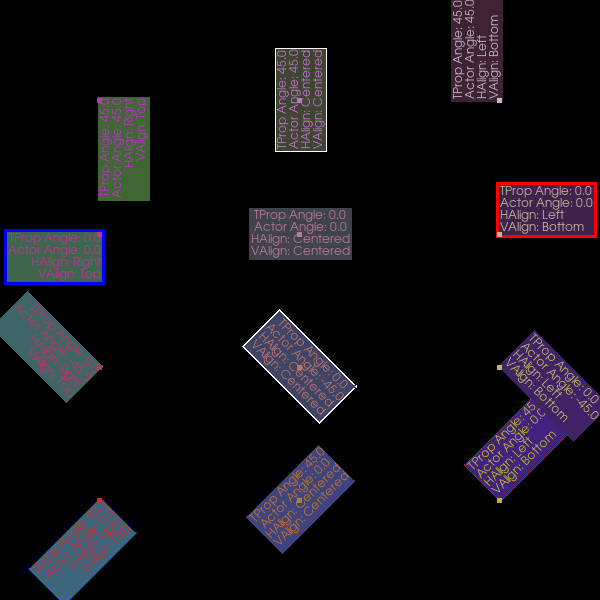

The Python source for this figure:
#!/usr/bin/env python

# Test vtkTextActor with various alignments, orientations, frames, and edge cases.

import vtkmodules.vtkInteractionStyle  # noqa: F401
import vtkmodules.vtkRenderingFreeType  # noqa: F401
import vtkmodules.vtkRenderingOpenGL2  # noqa: F401

from vtkmodules.vtkCommonCore import vtkPoints, vtkUnsignedCharArray
from vtkmodules.vtkCommonDataModel import vtkCellArray, vtkPolyData
from vtkmodules.vtkRenderingCore import (
    vtkActor2D,
    vtkPolyDataMapper2D,
    vtkRenderWindow,
    vtkRenderWindowInteractor,
    vtkRenderer,
    vtkTextActor,
)

width = 600
height = 600

# Anchor points polydata
anchors = vtkPolyData()
anchor_points = vtkPoints()
anchors.SetPoints(anchor_points)
anchor_verts = vtkCellArray()
anchors.SetVerts(anchor_verts)
anchor_colors = vtkUnsignedCharArray()
anchor_colors.SetNumberOfComponents(4)
anchors.GetCellData().SetScalars(anchor_colors)

# Row 0, Col 0: TProp orientation=45, Right/Top
actor_0_0 = vtkTextActor()
actor_0_0.GetTextProperty().SetOrientation(45)
actor_0_0.GetTextProperty().SetJustificationToRight()
actor_0_0.GetTextProperty().SetVerticalJustificationToTop()
actor_0_0.GetTextProperty().SetColor(0.75, 0.20, 0.20)
actor_0_0.GetTextProperty().SetBackgroundColor(0.25, 0.40, 0.50)
actor_0_0.GetTextProperty().SetBackgroundOpacity(1.0)
actor_0_0.SetPosition(100, 100)
actor_0_0.GetTextProperty().SetFrame(True)
actor_0_0.GetTextProperty().SetFrameColor(0.0, 0.0, 1.0)
actor_0_0.GetTextProperty().SetFrameWidth(1)
actor_0_0.SetInput("TProp Angle: 45.0\nActor Angle: 0.0\nHAlign: Right\nVAlign: Top")
pt_id = anchor_points.InsertNextPoint(100, 100, 0.0)
anchor_verts.InsertNextCell(1, [pt_id])
anchor_colors.InsertNextTuple4(191, 51, 51, 255)

# Row 0, Col 1: TProp orientation=45, Centered/Centered
actor_0_1 = vtkTextActor()
actor_0_1.GetTextProperty().SetOrientation(45)
actor_0_1.GetTextProperty().SetJustificationToCentered()
actor_0_1.GetTextProperty().SetVerticalJustificationToCentered()
actor_0_1.GetTextProperty().SetColor(0.75, 0.46, 0.20)
actor_0_1.GetTextProperty().SetBackgroundColor(0.25, 0.27, 0.50)
actor_0_1.GetTextProperty().SetBackgroundOpacity(1.0)
actor_0_1.SetPosition(300, 100)
actor_0_1.GetTextProperty().SetFrame(False)
actor_0_1.GetTextProperty().SetFrameColor(1.0, 1.0, 1.0)
actor_0_1.GetTextProperty().SetFrameWidth(1)
actor_0_1.SetInput("TProp Angle: 45.0\nActor Angle: 0.0\nHAlign: Centered\nVAlign: Centered")
pt_id = anchor_points.InsertNextPoint(300, 100, 0.0)
anchor_verts.InsertNextCell(1, [pt_id])
anchor_colors.InsertNextTuple4(191, 117, 51, 255)

# Row 0, Col 2: TProp orientation=45, Left/Bottom
actor_0_2 = vtkTextActor()
actor_0_2.GetTextProperty().SetOrientation(45)
actor_0_2.GetTextProperty().SetJustificationToLeft()
actor_0_2.GetTextProperty().SetVerticalJustificationToBottom()
actor_0_2.GetTextProperty().SetColor(0.75, 0.72, 0.20)
actor_0_2.GetTextProperty().SetBackgroundColor(0.25, 0.14, 0.50)
actor_0_2.GetTextProperty().SetBackgroundOpacity(1.0)
actor_0_2.SetPosition(500, 100)
actor_0_2.GetTextProperty().SetFrame(True)
actor_0_2.GetTextProperty().SetFrameColor(1.0, 0.0, 0.0)
actor_0_2.GetTextProperty().SetFrameWidth(1)
actor_0_2.SetInput("TProp Angle: 45.0\nActor Angle: 0.0\nHAlign: Left\nVAlign: Bottom")
pt_id = anchor_points.InsertNextPoint(500, 100, 0.0)
anchor_verts.InsertNextCell(1, [pt_id])
anchor_colors.InsertNextTuple4(191, 183, 51, 255)

# Row 1, Col 0: Actor orientation=-45, Right/Top
actor_1_0 = vtkTextActor()
actor_1_0.SetOrientation(-45)
actor_1_0.GetTextProperty().SetJustificationToRight()
actor_1_0.GetTextProperty().SetVerticalJustificationToTop()
actor_1_0.GetTextProperty().SetColor(0.75, 0.20, 0.40)
actor_1_0.GetTextProperty().SetBackgroundColor(0.25, 0.40, 0.40)
actor_1_0.GetTextProperty().SetBackgroundOpacity(1.0)
actor_1_0.SetPosition(100, 233)
actor_1_0.GetTextProperty().SetFrame(False)
actor_1_0.GetTextProperty().SetFrameColor(0.0, 0.0, 1.0)
actor_1_0.GetTextProperty().SetFrameWidth(2)
actor_1_0.SetInput("TProp Angle: 0.0\nActor Angle: -45.0\nHAlign: Right\nVAlign: Top")
pt_id = anchor_points.InsertNextPoint(100, 233, 0.0)
anchor_verts.InsertNextCell(1, [pt_id])
anchor_colors.InsertNextTuple4(191, 51, 102, 255)

# Row 1, Col 1: Actor orientation=-45, Centered/Centered
actor_1_1 = vtkTextActor()
actor_1_1.SetOrientation(-45)
actor_1_1.GetTextProperty().SetJustificationToCentered()
actor_1_1.GetTextProperty().SetVerticalJustificationToCentered()
actor_1_1.GetTextProperty().SetColor(0.75, 0.46, 0.40)
actor_1_1.GetTextProperty().SetBackgroundColor(0.25, 0.27, 0.40)
actor_1_1.GetTextProperty().SetBackgroundOpacity(1.0)
actor_1_1.SetPosition(300, 233)
actor_1_1.GetTextProperty().SetFrame(True)
actor_1_1.GetTextProperty().SetFrameColor(1.0, 1.0, 1.0)
actor_1_1.GetTextProperty().SetFrameWidth(2)
actor_1_1.SetInput("TProp Angle: 0.0\nActor Angle: -45.0\nHAlign: Centered\nVAlign: Centered")
pt_id = anchor_points.InsertNextPoint(300, 233, 0.0)
anchor_verts.InsertNextCell(1, [pt_id])
anchor_colors.InsertNextTuple4(191, 117, 102, 255)

# Row 1, Col 2: Actor orientation=-45, Left/Bottom
actor_1_2 = vtkTextActor()
actor_1_2.SetOrientation(-45)
actor_1_2.GetTextProperty().SetJustificationToLeft()
actor_1_2.GetTextProperty().SetVerticalJustificationToBottom()
actor_1_2.GetTextProperty().SetColor(0.75, 0.72, 0.40)
actor_1_2.GetTextProperty().SetBackgroundColor(0.25, 0.14, 0.40)
actor_1_2.GetTextProperty().SetBackgroundOpacity(1.0)
actor_1_2.SetPosition(500, 233)
actor_1_2.GetTextProperty().SetFrame(False)
actor_1_2.GetTextProperty().SetFrameColor(1.0, 0.0, 0.0)
actor_1_2.GetTextProperty().SetFrameWidth(2)
actor_1_2.SetInput("TProp Angle: 0.0\nActor Angle: -45.0\nHAlign: Left\nVAlign: Bottom")
pt_id = anchor_points.InsertNextPoint(500, 233, 0.0)
anchor_verts.InsertNextCell(1, [pt_id])
anchor_colors.InsertNextTuple4(191, 183, 102, 255)

# Row 2, Col 0: No orientation, Right/Top
actor_2_0 = vtkTextActor()
actor_2_0.GetTextProperty().SetJustificationToRight()
actor_2_0.GetTextProperty().SetVerticalJustificationToTop()
actor_2_0.GetTextProperty().SetColor(0.75, 0.20, 0.60)
actor_2_0.GetTextProperty().SetBackgroundColor(0.25, 0.40, 0.30)
actor_2_0.GetTextProperty().SetBackgroundOpacity(1.0)
actor_2_0.SetPosition(100, 366)
actor_2_0.GetTextProperty().SetFrame(True)
actor_2_0.GetTextProperty().SetFrameColor(0.0, 0.0, 1.0)
actor_2_0.GetTextProperty().SetFrameWidth(3)
actor_2_0.SetInput("TProp Angle: 0.0\nActor Angle: 0.0\nHAlign: Right\nVAlign: Top")
pt_id = anchor_points.InsertNextPoint(100, 366, 0.0)
anchor_verts.InsertNextCell(1, [pt_id])
anchor_colors.InsertNextTuple4(191, 51, 153, 255)

# Row 2, Col 1: No orientation, Centered/Centered
actor_2_1 = vtkTextActor()
actor_2_1.GetTextProperty().SetJustificationToCentered()
actor_2_1.GetTextProperty().SetVerticalJustificationToCentered()
actor_2_1.GetTextProperty().SetColor(0.75, 0.46, 0.60)
actor_2_1.GetTextProperty().SetBackgroundColor(0.25, 0.27, 0.30)
actor_2_1.GetTextProperty().SetBackgroundOpacity(1.0)
actor_2_1.SetPosition(300, 366)
actor_2_1.GetTextProperty().SetFrame(False)
actor_2_1.GetTextProperty().SetFrameColor(1.0, 1.0, 1.0)
actor_2_1.GetTextProperty().SetFrameWidth(3)
actor_2_1.SetInput("TProp Angle: 0.0\nActor Angle: 0.0\nHAlign: Centered\nVAlign: Centered")
pt_id = anchor_points.InsertNextPoint(300, 366, 0.0)
anchor_verts.InsertNextCell(1, [pt_id])
anchor_colors.InsertNextTuple4(191, 117, 153, 255)

# Row 2, Col 2: No orientation, Left/Bottom
actor_2_2 = vtkTextActor()
actor_2_2.GetTextProperty().SetJustificationToLeft()
actor_2_2.GetTextProperty().SetVerticalJustificationToBottom()
actor_2_2.GetTextProperty().SetColor(0.75, 0.72, 0.60)
actor_2_2.GetTextProperty().SetBackgroundColor(0.25, 0.14, 0.30)
actor_2_2.GetTextProperty().SetBackgroundOpacity(1.0)
actor_2_2.SetPosition(500, 366)
actor_2_2.GetTextProperty().SetFrame(True)
actor_2_2.GetTextProperty().SetFrameColor(1.0, 0.0, 0.0)
actor_2_2.GetTextProperty().SetFrameWidth(3)
actor_2_2.SetInput("TProp Angle: 0.0\nActor Angle: 0.0\nHAlign: Left\nVAlign: Bottom")
pt_id = anchor_points.InsertNextPoint(500, 366, 0.0)
anchor_verts.InsertNextCell(1, [pt_id])
anchor_colors.InsertNextTuple4(191, 183, 153, 255)

# Row 3, Col 0: TProp orientation=45 + Actor orientation=45, Right/Top
actor_3_0 = vtkTextActor()
actor_3_0.GetTextProperty().SetOrientation(45)
actor_3_0.SetOrientation(45)
actor_3_0.GetTextProperty().SetJustificationToRight()
actor_3_0.GetTextProperty().SetVerticalJustificationToTop()
actor_3_0.GetTextProperty().SetColor(0.75, 0.20, 0.80)
actor_3_0.GetTextProperty().SetBackgroundColor(0.25, 0.40, 0.20)
actor_3_0.GetTextProperty().SetBackgroundOpacity(1.0)
actor_3_0.SetPosition(100, 500)
actor_3_0.GetTextProperty().SetFrame(False)
actor_3_0.GetTextProperty().SetFrameColor(0.0, 0.0, 1.0)
actor_3_0.GetTextProperty().SetFrameWidth(1)
actor_3_0.SetInput("TProp Angle: 45.0\nActor Angle: 45.0\nHAlign: Right\nVAlign: Top")
pt_id = anchor_points.InsertNextPoint(100, 500, 0.0)
anchor_verts.InsertNextCell(1, [pt_id])
anchor_colors.InsertNextTuple4(191, 51, 204, 255)

# Row 3, Col 1: TProp orientation=45 + Actor orientation=45, Centered/Centered
actor_3_1 = vtkTextActor()
actor_3_1.GetTextProperty().SetOrientation(45)
actor_3_1.SetOrientation(45)
actor_3_1.GetTextProperty().SetJustificationToCentered()
actor_3_1.GetTextProperty().SetVerticalJustificationToCentered()
actor_3_1.GetTextProperty().SetColor(0.75, 0.46, 0.80)
actor_3_1.GetTextProperty().SetBackgroundColor(0.25, 0.27, 0.20)
actor_3_1.GetTextProperty().SetBackgroundOpacity(1.0)
actor_3_1.SetPosition(300, 500)
actor_3_1.GetTextProperty().SetFrame(True)
actor_3_1.GetTextProperty().SetFrameColor(1.0, 1.0, 1.0)
actor_3_1.GetTextProperty().SetFrameWidth(1)
actor_3_1.SetInput("TProp Angle: 45.0\nActor Angle: 45.0\nHAlign: Centered\nVAlign: Centered")
pt_id = anchor_points.InsertNextPoint(300, 500, 0.0)
anchor_verts.InsertNextCell(1, [pt_id])
anchor_colors.InsertNextTuple4(191, 117, 204, 255)

# Row 3, Col 2: TProp orientation=45 + Actor orientation=45, Left/Bottom
actor_3_2 = vtkTextActor()
actor_3_2.GetTextProperty().SetOrientation(45)
actor_3_2.SetOrientation(45)
actor_3_2.GetTextProperty().SetJustificationToLeft()
actor_3_2.GetTextProperty().SetVerticalJustificationToBottom()
actor_3_2.GetTextProperty().SetColor(0.75, 0.72, 0.80)
actor_3_2.GetTextProperty().SetBackgroundColor(0.25, 0.14, 0.20)
actor_3_2.GetTextProperty().SetBackgroundOpacity(1.0)
actor_3_2.SetPosition(500, 500)
actor_3_2.GetTextProperty().SetFrame(False)
actor_3_2.GetTextProperty().SetFrameColor(1.0, 0.0, 0.0)
actor_3_2.GetTextProperty().SetFrameWidth(1)
actor_3_2.SetInput("TProp Angle: 45.0\nActor Angle: 45.0\nHAlign: Left\nVAlign: Bottom")
pt_id = anchor_points.InsertNextPoint(500, 500, 0.0)
anchor_verts.InsertNextCell(1, [pt_id])
anchor_colors.InsertNextTuple4(191, 183, 204, 255)

# Anchor actor
anchor_mapper = vtkPolyDataMapper2D()
anchor_mapper.SetInputData(anchors)
anchor_actor = vtkActor2D()
anchor_actor.SetMapper(anchor_mapper)
anchor_actor.GetProperty().SetPointSize(5)

# Empty text actors (edge cases)
null_input_actor = vtkTextActor()
null_input_actor.SetInput(None)

empty_input_actor = vtkTextActor()
empty_input_actor.SetInput("")

space_actor = vtkTextActor()
space_actor.SetInput(" ")

tab_actor = vtkTextActor()
tab_actor.SetInput("\t")

newline_actor = vtkTextActor()
newline_actor.SetInput("\n")

# Renderer
renderer = vtkRenderer()
renderer.SetBackground(0.0, 0.0, 0.0)
renderer.AddViewProp(actor_0_0)
renderer.AddViewProp(actor_0_1)
renderer.AddViewProp(actor_0_2)
renderer.AddViewProp(actor_1_0)
renderer.AddViewProp(actor_1_1)
renderer.AddViewProp(actor_1_2)
renderer.AddViewProp(actor_2_0)
renderer.AddViewProp(actor_2_1)
renderer.AddViewProp(actor_2_2)
renderer.AddViewProp(actor_3_0)
renderer.AddViewProp(actor_3_1)
renderer.AddViewProp(actor_3_2)
renderer.AddViewProp(anchor_actor)
renderer.AddViewProp(null_input_actor)
renderer.AddViewProp(empty_input_actor)
renderer.AddViewProp(space_actor)
renderer.AddViewProp(tab_actor)
renderer.AddViewProp(newline_actor)

# Window
render_window = vtkRenderWindow()
render_window.AddRenderer(renderer)
render_window.SetWindowName("text actor")
render_window.SetMultiSamples(0)
render_window.SetSize(width, height)

# Interactor
interactor = vtkRenderWindowInteractor()
interactor.SetRenderWindow(render_window)

# Scene
renderer.GetActiveCamera().SetPosition(0, 0, 400)
renderer.GetActiveCamera().SetFocalPoint(0, 0, 0)
renderer.GetActiveCamera().SetViewUp(0, 1, 0)
renderer.ResetCameraClippingRange()

interactor.Initialize()
interactor.Start()
